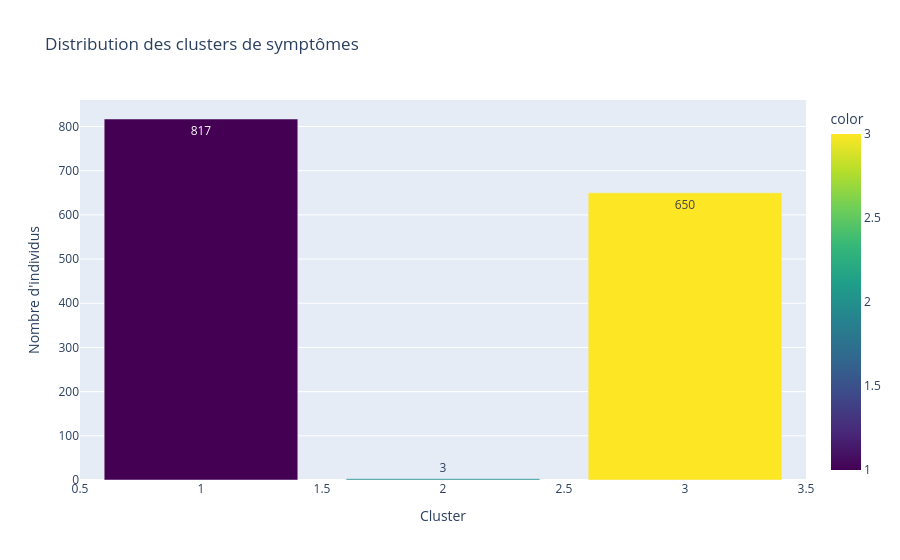

Notebook cell for this chart:
### Markdown cell above
### Bar chart de la distribution des clusters

### Code cell
fig = px.bar(x=cluster_counts.index, y=cluster_counts.values,
             text=cluster_counts.values,
             title='Distribution des clusters de symptômes',
             labels={'x': 'Cluster', 'y': 'Nombre d\'individus'},
             color=cluster_counts.index, color_continuous_scale='Viridis')
fig.show()

### Figure 1 — Plotly figure (JSON) as saved in the notebook; plotly's stock layout.template omitted (floating-point values rounded to 4 significant figures)
{"data": [{"hovertemplate": "Cluster=%{x}<br>Nombre d'individus=%{y}<br>text=%{text}<br>color=%{marker.color}<extra></extra>", "legendgroup": "", "marker": {"color": [1, 2, 3], "coloraxis": "coloraxis", "pattern": {"shape": ""}}, "name": "", "orientation": "v", "showlegend": false, "text": [817.0, 3.0, 650.0], "textposition": "auto", "type": "bar", "x": [1, 2, 3], "xaxis": "x", "y": [817, 3, 650], "yaxis": "y"}], "layout": {"barmode": "relative", "coloraxis": {"colorbar": {"title": {"text": "color"}}, "colorscale": [[0, "#440154"], [0.1111, "#482878"], [0.2222, "#3e4989"], [0.3333, "#31688e"], [0.4444, "#26828e"], [0.5556, "#1f9e89"], [0.6667, "#35b779"], [0.7778, "#6ece58"], [0.8889, "#b5de2b"], [1, "#fde725"]]}, "legend": {"tracegroupgap": 0}, "title": {"text": "Distribution des clusters de symptômes"}, "xaxis": {"anchor": "y", "domain": [0, 1], "title": {"text": "Cluster"}}, "yaxis": {"anchor": "x", "domain": [0, 1], "title": {"text": "Nombre d'individus"}}}}
